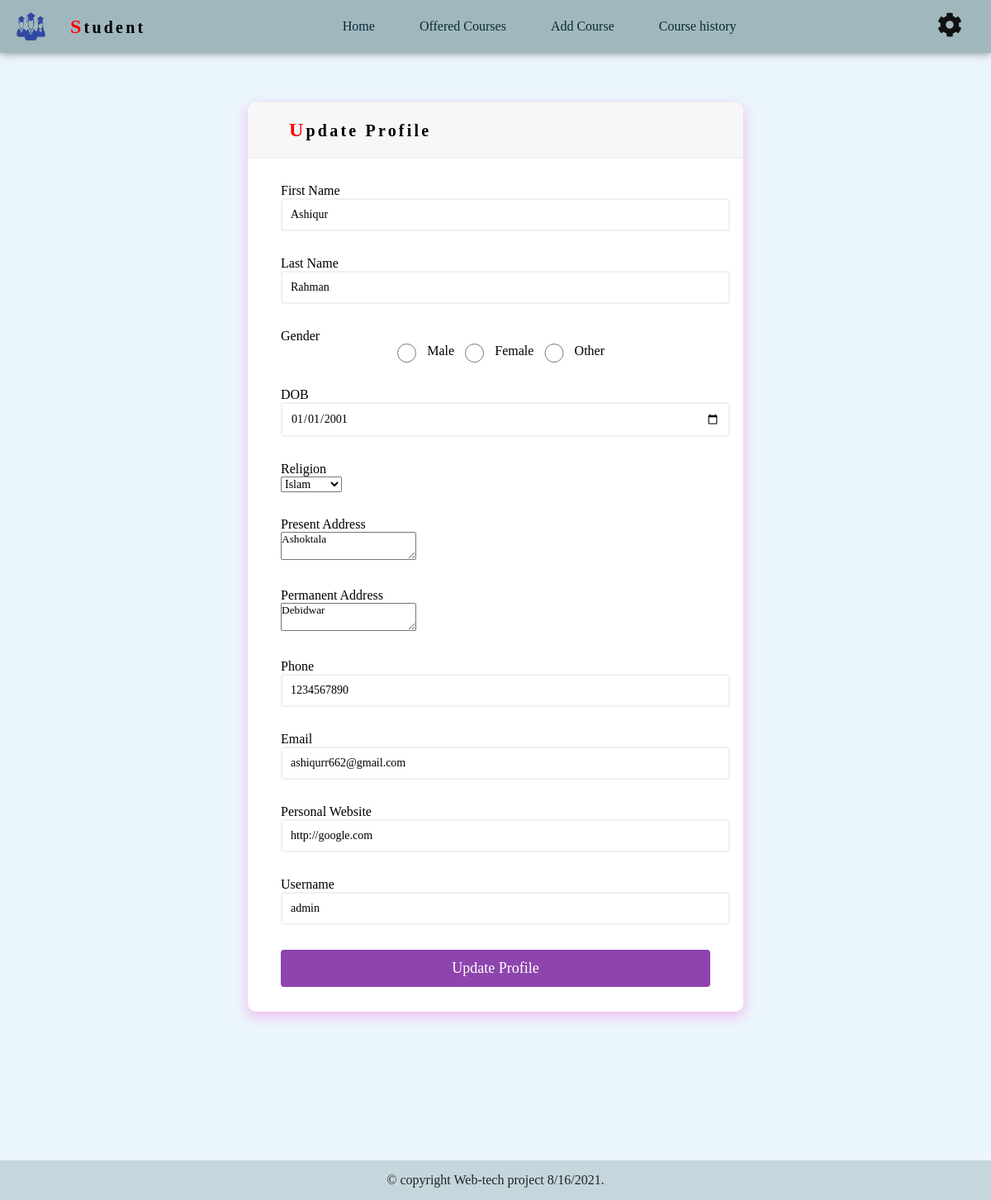
/student/Controller/updateprofile.php (signed in), run on the app's committed database.
### tables this page shows
CREATE TABLE `registration` (
  `Firstname` varchar(15) NOT NULL,
  `Lastname` varchar(15) NOT NULL,
  `Gender` varchar(10) NOT NULL,
  `DOB` date NOT NULL,
  `Religion` varchar(15) NOT NULL,
  `Presentaddress` varchar(100) DEFAULT NULL,
  `Permanentaddress` varchar(100) DEFAULT NULL,
  `Phone` int(15) NOT NULL,
  `Email` varchar(30) NOT NULL,
  `Website` varchar(50) DEFAULT NULL,
  `Username` varchar(15) NOT NULL,
  `Password` varchar(15) NOT NULL,
  `id` int(100) NOT NULL
);

### student/Model/dbupdateprofile.php (called while the page is built, shortened)
<?php
	function getProfileData($profileID)
	 {
 		$conn = connect();
 		$statement = $conn->prepare("SELECT * FROM registration WHERE Username = ?");
 		$statement->bind_param("s", $profileID);
		$statement->execute();
		$records = $statement->get_result();
		return $records->fetch_all(MYSQLI_ASSOC);
	}
 ?>

### student/Controller/updateprofile.php (the view, shortened to what this page needs)
 <!DOCTYPE html>
 <html lang="en">
 <head>
    <link rel="stylesheet" href="../View/css/updateprofile.css?v <?php echo time(); ?>">
 </head>
 <body>
 	<?php
    include('../View/html/header.php');
    include('../Model/dbupdateprofile.php');
  $Firstname = "";
  $Lastname = "";
  $DOB = "";
  $Religion = "";
  $Present_Address = "";
  $Permanent_Address = "";
  $Phone = "";
  $Email = "";
  $Website = "";
  $Username = "";
            $profile_id = $_SESSION['s_id'];
            $profile_data = getProfileData($profile_id);
            for ( $i = 0; $i < count($profile_data); $i++)
            {
                    if($profile_data[$i]["Username"] == $profile_id)
                    {
                        $Firstname = $profile_data[$i]['Firstname'];
                        $Lastname = $profile_data[$i]['Lastname'];
                        $DOB = $profile_data[$i]['DOB'];
                        $Religion = $profile_data[$i]['Religion'];
                        $Present_Address = $profile_data[$i]['Presentaddress'];
                        $Permanent_Address = $profile_data[$i]['Permanentaddress'];
                        $Phone = $profile_data[$i]['Phone'];
                        $Email = $profile_data[$i]['Email'];
                        $Website = $profile_data[$i]['Website'];
                        $Username = $profile_data[$i]['Username'];
                    }
            }
    ?>
  <div class="body">
  <div class="container">
        <div class="header">
            <h2 class="title">Update Profile</h2>
        </div>
        <form action="<?php echo htmlspecialchars(($_SERVER['PHP_SELF'])); ?>" class="form" id="form" method = "POST" onsubmit="return jsValid();">
            <div class="form-control">
                <lable>First Name</lable>
                <input type="text" placeholder="Ashiqur" id="Firstname" name="Firstname" value="<?php echo $Firstname ?>" >
            </div>
            <div class="form-control">
                <lable>Last Name</lable>
                <input type="text" placeholder="Saki" id="Lastname" name="Lastname" value="<?php echo $Lastname ?>">
            </div>
            <div class="form-control">
                <lable>Gender</lable>
                <span style="display:flex; margin-top: 15px; margin: 0 8em; ">
                    <input type="radio"  id="Male" name="Gender" value="Male">
                    <label for="Male">Male</label>
                    <input type="radio"  id="Female" name="Gender" value="Female">
                    <label for="Female">Female</label>
                    <input type="radio"  id="Other" name="Gender" value="Other">
                    <label for="Other">Other</label>
               </span>
            </div>
            <div class="form-control">
                <lable>DOB</lable>
                <input type="date" placeholder="3/5/1997" id="Dob" name="DOB" value="<?php echo $DOB ?>">
            </div>
            <div class="form-control">
                <lable style="display:flex;">Religion</lable>
                 <select name="Religion" id="Religion" style="font-size: 14px;">
                    <option value=""><?php echo $Religion ?></option>
                </select>
            </div>
             <div class="form-control">
                <lable style="display: flex;">Present Address</lable>
                <textarea id="Presentaddress" rows="2" cols="20" placeholder="Ashoktola" name="Presentaddress"><?php echo $Present_Address ?></textarea>
            </div>
            <div class="form-control">
                <lable style="display: flex;">Permanent Address</lable>
                <textarea id="Permanentaddress" rows="2" cols="20" placeholder="Debidwar" name="Permanentaddress"><?php echo $Permanent_Address ?></textarea>
            </div>
            <div class="form-control">
                <lable>Phone</lable>
                <input type="number" placeholder="01234567890" id="Phone" name="Phone" value="<?php echo $Phone ?>">
            </div>
            <div class="form-control">
                <lable>Email</lable>
                <input type="email" placeholder="ashiqurr662@gmail.com" id="Email" name="Email" value="<?php echo $Email ?>">
            </div>
            <div class="form-control">
                <lable>Personal Website</lable>
                <input type="url" placeholder="http://ashiqurr.com" id="Website" name="Website" value="<?php echo $Website ?>">
            </div>
            <div class="form-control">
                <lable>Username</lable>
                <input type="text" placeholder="saki619" id="Username" name="Username" value="<?php echo $Username ?>">
            </div>
            <button type="submit">Update Profile</button>
        </form>
    </div>
    </div>
</body>
</html>

### student/View/css/updateprofile.css (style rules this page uses)
.body { background-color: #ebf5fc; font-family: 'Open Sans', sans-serif; display: flex; align-items: center; justify-content: center; min-height: 100vh; margin: 0; padding-top: 5%; padding-bottom: 10%; }
.container { background-color: #fff; border-radius: 10px; box-shadow: 0 2px 5px rgba(0, 0, 0, .3); width: 600px; max-width: 100%; overflow: hidden; box-shadow: 0 5px 15px #ff29d14d; }
.header { background-color: #f7f7f7; border-bottom: 1px solid #f0f0f0; padding: 20px 40px; display: flex; justify-content: space-between; align-items: center; }
.title { font-weight: 800; font-size: 20px; padding: 0 10px; letter-spacing: 1rem; cursor: pointer; text-decoration: none; color: black; }
.title::first-letter { color: red; font-weight: bolder; font-size: 1.2em; }
.form { padding: 30px 40px; }
.form-control { margin-bottom: 10px; padding-bottom: 20px; position: relative; }
.form-control label { display: inline-block; margin-bottom: 5px; }
.form-control input { border: 2px solid #f0f0f0; border-radius: 4px; display: block; font-size: 14px; font-family: inherit; padding: 10px; width: 100%; }
.form button { background-color: #8e44ad; border: 2px solid #8e44ad; border-radius: 4px; color: #fff; display: block; font-size: 18px; padding: 10px; width: 100%; }

### student/View/html/header.php (style rules this page uses)
* { margin: 0; padding: 0; font-family: Verdana; }
body { background-color: #ebf5fc; min-height: calc(100vh); }
a, h1, li, button { text-decoration: none; color: #0B2836; }
.title { font-weight: 800; font-size: 20px; padding: 0 10px; letter-spacing: .2rem; cursor: pointer; }
.title::first-letter { color: red; font-weight: bolder; font-size: 1.2em; }

### data on the page
registration: Firstname "Ashiqur", Lastname "Rahman", DOB "01/01/2001", Religion "Islam", Presentaddress "Ashoktala", Permanentaddress "Debidwar", Phone "1234567890", Email "ashiqurr662@gmail.com", Website "http://google.com", Username "admin"
